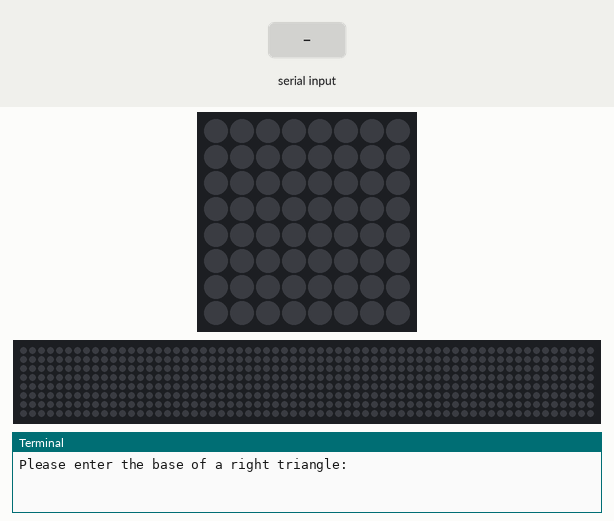
Recording of a program running on a simulated Raspberry Pi (BCM pin numbers) with a Sense HAT. Shown: the Sense HAT's 8×8 RGB LED matrix, a strip that is not on the board, showing the scrolling text unrolled, the last lines printed to the terminal. Inputs (shaded band) come from the test bench. The 64×8 strip is a reading aid, not a part: it shows the text the matrix is scrolling, unrolled, one strip-width of it at a time.

Above: at 1.2 s.
1.3 s: "5" typed at the terminal, then Enter
2.8 s: "90" typed at the terminal, then Enter
4.3 s: "m" typed at the terminal, then Enter
5.8 s: "s" typed at the terminal, then Enter
7.3 s: "200" typed at the terminal, then Enter
At 8.86 s:
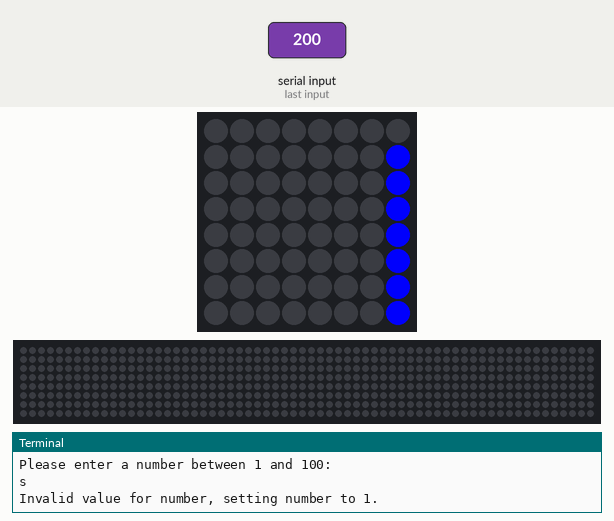
At 9.21 s:
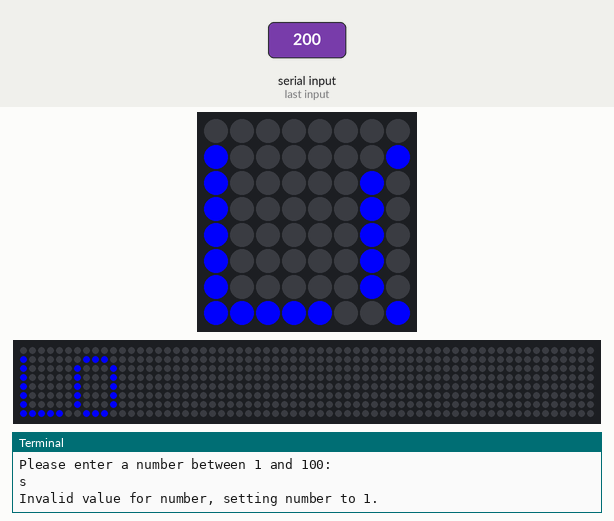
10.3 s: "5" typed at the terminal, then Enter
Timing chart, 0 to 12.8 s (numbered marks = the images above; inputs shaded):
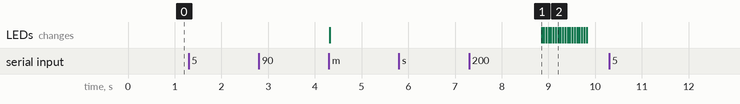

The program:

conditional_homework.py
```python
#conditional_homework.py
#Project Two - Kyle Moore

#Get libraries
from sense_hat import SenseHat
from time import sleep


#main body
def main():

    #**********1.Calculate area of a right triangle**********

    #Get base and height from user
    base = int(input("Please enter the base of a right triangle: "))
    height = int(input("Please enter the height of a right triangle: "))

    #Input Validation - base and height must be > 0
    if base < 0 or height < 0:
        print("Invalid data. ")

    #Calculate and print area with appropriate formatting
    area = base * height
    print("The area of the right triangle is: ",format(area,"5.2f"))
    print("The area of the right triangle is: ",format(area,"3.1e"))


    #**********2.Choice for Dinner**********

    #Display list & get answer from user
    answer = input("\n\nm. The Muay Thai Kitchen\ns. The Spaghetti Palace\nt. The Taco Guru\n\nWhere do you want to have dinner? ")

    #Decision Structure - Choice selected via answer from user
    if answer.startswith("m"):
        print("Thai food is delicious")
    elif answer.startswith("s"):
        print("Italian food is delicious")
    elif answer.startswith("t"):
        print("Mexican food is delicious")
    else: #Default
        print("But we'll starve.")


    #**********3.HILO number Sense HAT**********

    #Declaration/Initialization
    sense = SenseHat()
    sense.clear() #Fresh Start

    #try-except ValueError - Only accept numeric values for number
    try:
        #Get number & scroll_speed from user
        num = int(input("\n\nPlease enter a number between 1 and 100: "))
        scroll_speed = float(input("Please enter the scroll speed for the message(s) following (Default: 0.05): "))
    except ValueError:
        #Error Handler - Set default value for number if non-numeric/invalid
        print("Invalid value for number, setting number to 1. ")
        num = 1
        sleep(3)

    #Input Valid. & Decision - Verify if number is LO, HI, or invalid
    if num >= 1 and num <= 50:
        sense.show_message("LO",scroll_speed=0.05,text_colour=[0,0,255])
    elif num >= 51 and num <= 100:
        sense.show_message("HI",scroll_speed=0.05,text_colour=[255,0,0])
    else:
        print("Error! The value entered for number is out of bounds! ")


    #**********4.Compute tke & gpe**********

    #Declaration
    g = 9.8

    #Get m, v, and h from user
    m = float(input("Please enter the mass (m): "))
    v = float(input("Please enter the velocity (v): "))
    h = float(input("Please enter the height (h): "))

    #Input Validation - Verify m, v, & h are > 0
    if m > 0 and v > 0 and h > 0:
        #Calculate tke & gpe
        tke = 0.5 * m * v**2
        gpe = m * g * h
    else:
        print("Invalid data. ")

    #Notify user if either tke or gpe is > 100
    if tke > 100 or gpe > 100:
        print("tke or gpe is greater than 100")

    #Print tke & gpe in two different formats
    print("tke = " + format(tke, "12.3e"), "gpe = " + format(gpe, "12.3e"))
    print("tke = " + "{:10,.1f}".format(tke), "gpe = " + "{:10,.1f}".format(gpe) + "\n")

main() #Call main()
```
